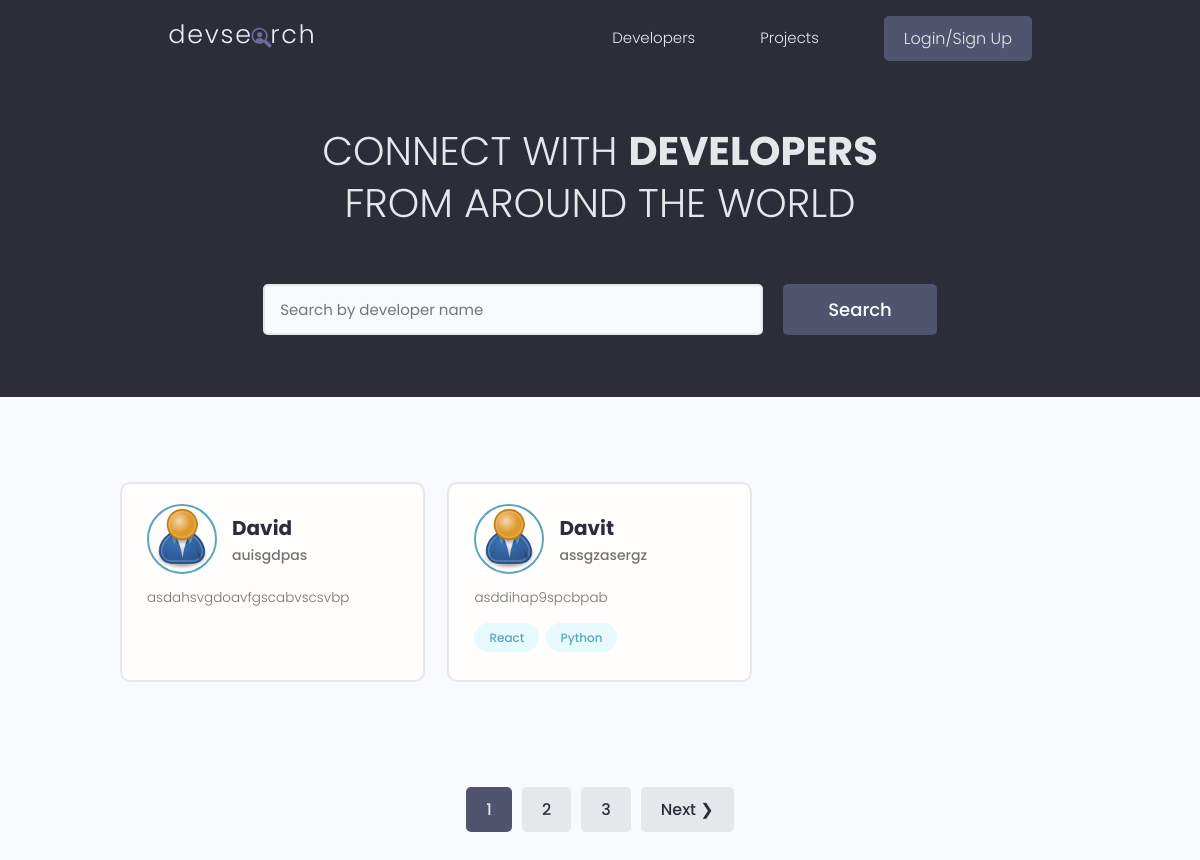
/users/, run on the app's committed database.
### users/models.py (models this page shows, shortened)
class Profile(models.Model):
    user = models.OneToOneField(User, on_delete=models.CASCADE, null=True, blank=True)
    name = models.CharField(max_length=100, null=True, blank=True)
    username = models.CharField(max_length=100, null=True, blank=True)
    email = models.EmailField(max_length=100, null=True, blank=True)
    bio = models.TextField(max_length=500, blank=True)
    location = models.CharField(max_length=30, blank=True)
    short_intro = models.CharField(max_length=200, null=True, blank=True)
    profile_image = models.ImageField(upload_to='profiles/', blank=True, null=True, default='profiles/default.jpg')
    social_github = models.CharField(max_length=100, null=True, blank=True)
    social_youtube = models.CharField(max_length=100, null=True, blank=True)
    social_website = models.CharField(max_length=100, null=True, blank=True)
    social_linkedin = models.CharField(max_length=100, null=True, blank=True)
    id = models.UUIDField(primary_key=True, default=uuid.uuid4, editable=False)
    class Meta:
        ordering = ['name']

class Skill(models.Model):
    owner = models.ForeignKey(Profile, on_delete=models.CASCADE, null=True, blank=True)
    name = models.CharField(max_length=100, null=True, blank=True)
    description = models.TextField(max_length=500, blank=True)
    created = models.DateTimeField(auto_now_add=True)
    id = models.UUIDField(primary_key=True, default=uuid.uuid4, editable=False)
    def __str__(self):
        return self.name or ''

### users/views.py (the view)
# urls.py: path('', views.profiles, name='profiles'),
def profiles(request):
    profiles, search_query = searchProfiles(request)
    custom_range, profiles = paginateProfiles(request, profiles, 2)
    context = { "profiles": profiles, "search_query": search_query, "custom_range": custom_range}
    return render(request, 'users/profiles.html', context)

### users/utils.py (called while the page is built)
def searchProfiles(request):
    search_query = ''
    if request.GET.get('search_query'):
        search_query = request.GET.get('search_query')
    skills = Skill.objects.filter(name__icontains=search_query)
    profiles = Profile.objects.distinct().filter(
        Q(name__icontains=search_query) |
        Q(short_intro__icontains=search_query) |
        Q(skill__in=skills)
        )
    return profiles, search_query

def paginateProfiles(request, profiles, results):
    page = request.GET.get('page')
    paginator = Paginator(profiles, results)
    try:
        if not page:
            page = 1
        profiles = paginator.get_page(page)
    except EmptyPage:
        page = paginator.num_pages
        profiles = paginator.get_page(page)
    leftIndex = int(page) - 4
    if leftIndex < 1:
        leftIndex = 1
    rightIndex = int(page) + 5
    if rightIndex > paginator.num_pages:
        rightIndex = paginator.num_pages + 1
    custom_range = range(leftIndex, rightIndex)
    return custom_range, profiles

### users/templates/users/profiles.html (shortened to what this page needs)
{% extends 'main.html' %}
{% block content %}
<main class="home">
    <section class="hero-section text-center">
        <div class="container container--narrow">
            <div class="hero-section__box">
                <h2>CONNECT WITH <span>DEVELOPERS</span></h2>
                <h2>FROM AROUND THE WORLD</h2>
            </div>
            <div class="hero-section__search">
                <form id="searchForm" class="form" action="{% url 'profiles' %}" method="get">
                    <div class="form__field">
                        <input class="input input--text" id="formInput#search" type="text" name="search_query"
                            value="{{search_query}}" placeholder="Search by developer name" />
                    </div>
                    <input class="btn btn--sub btn--lg" type="submit" value="Search" />
                </form>
            </div>
        </div>
    </section>
    <section class="devlist">
        <div class="container">
            <div class="grid grid--three">
                {% for profile in profiles %}
                <div class="column card">
                    <div class="dev">
                        <a href="{% url 'user-profile' profile.id %}" class="card__body">
                            <div class="dev__profile">
                                <img class="avatar avatar--md" src="{{ profile.profile_image.url }}" alt="image" />
                                <div class="dev__meta">
                                    <h3>{{profile.name}}</h3>
                                    <h5>{{profile.short_intro|slice:"60"}}</h5>
                                </div>
                            </div>
                            <p class="dev__info">{{profile.bio|slice:"150"}}</p>
                            <div class="dev__skills">
                                {% for skill in profile.skill_set.all|slice:"5" %}
                                <span class="tag tag--pill tag--main">
                                    <small>{{skill}}</small>
                                </span>
                                {% endfor %}
                            </div>
                        </a>
                    </div>
                </div>
                {% endfor %}
            </div>
        </div>
    </section>
    {% include 'pagination.html' with queryset=profiles custom_range=custom_range %}
</main>
{% endblock content %}

### static/styles/app.css (style rules this page uses)
:root { --color-sub: #2d2d39; }
.btn--sub { background-color: var(--color-sub-light); }
.card { border: 2px solid var(--color-light); }
img { width: 100%; }
.hero-section { height: 40vh; display: flex; align-items: center; background-color: var(--color-sub); }
.hero-section__box { margin-bottom: 4rem; }
.hero-section__box > h2, .hero-section__box > h2 > span { font-size: 4rem; color: var(--color-light); line-height: 1.3; text-transform: uppercase; }
.hero-section__box > h2 { font-weight: 300; }
.hero-section__box > h2 > span { font-weight: 700; }
.hero-section__search > .form { display: flex; align-items: center; justify-content: center; gap: 2rem; }
.hero-section__search > .form input.input--text { width: 50rem; }
.devlist { margin-top: 8rem; }
.devlist .grid { align-items: stretch; }
.devlist .dev .dev__profile { display: flex; align-items: center; gap: 1.5rem; }
.devlist .dev .dev__meta h3 { color: var(--color-sub); font-size: 2rem; font-weight: 700; }
.devlist .dev .dev__meta h5 { color: var(--color-text); font-size: 1.4rem; font-weight: 500; }
.devlist .dev .dev__info { margin: 1.5rem 0; font-size: 1.35rem; line-height: 1.4; text-align: justify; }

### static/uikit/styles/modules/_variables.css (style rules this page uses)
:root { --color-main: #5aa5b9; --color-main-light: #e6faff; --color-sub: #3f4156; --color-sub-light: #51546e; --color-sub-lighter: #ededfd; --color-text: #737373; --color-gray: #8b8b8b; --color-light: #e5e7eb; --color-light-gray: #767676; --color-bg: #f8fafd; --color-white: #fffefd; --color-white-light: #f3f3f3; --color-success: #359e64; --color-success-bg: #def8e8; --color-error: #fc4b0b; --color-error-bg: #fff2ee; --font-base: 'Poppins', arial, helvetica, 'Segoe UI', roboto, ubuntu, sans-serif; --font-monospace: 'Fira Code', 'Courier New', courier, monospace; --font-regular: 300; --font-medium: 500; --font-bold: 700; --generic-shadow: 1px 1px 5px #00000010; --generic-transition: all 0.3s ease-in-out; }

### static/uikit/styles/modules/_base.css (style rules this page uses)
* { margin: 0; padding: 0; box-sizing: border-box; text-rendering: optimizeLegibility; color: inherit; font-size: inherit; }
html { font-size: 50%; }
@media only screen and (min-width: 480px) { html { font-size: 56.25%; } }
@media only screen and (min-width: 1200px) { html { font-size: 62.5%; } }
body { line-height: 1.6; font-weight: 400; font-size: 1.5rem; color: var(--color-text); background-color: var(--color-bg); min-height: 100vh; }

### static/uikit/styles/modules/_typography.css (style rules this page uses)
* { font-family: var(--font-base); }
h2 { font-size: 3.6rem; font-weight: var(--font-bold); }
h3 { font-size: 3.2rem; font-weight: var(--font-medium); }
h5 { font-size: 2.4rem; font-weight: var(--font-medium); }
h5, h6 { font-weight: var(--font-regular); }
p, span, strong { font-size: 1.6rem; color: var(--color-text); font-weight: var(--font-regular); }
a { padding-bottom: 2px; text-decoration: none; display: inline-block; color: var(--color-main); font-weight: var(--font-medium); }

### static/uikit/styles/modules/_utilities.css (style rules this page uses)
.container { width: 92%; max-width: 165rem; margin: 0 auto; box-sizing: border-box; }
.container--narrow { width: 92%; max-width: 120rem; }
@media screen and (min-width: 1000px) { .container { width: 90%; } }
@media screen and (min-width: 1000px) { .container--narrow { width: 85%; } }
@media screen and (min-width: 1200px) { .container { width: 80%; } }
@media screen and (min-width: 1200px) { .container--narrow { width: 72%; } }
.text-center { text-align: center; }

### static/uikit/styles/modules/_avatar.css (style rules this page uses)
.avatar { border-radius: 50%; border: 2px solid var(--color-main); object-fit: cover; }
.avatar--md { height: 7rem; width: 7rem; }

### static/uikit/styles/modules/_button.css (style rules this page uses)
.btn { display: inline-block; position: relative; cursor: pointer; background-color: var(--color-light); font-weight: var(--font-medium); color: var(--color-sub); text-decoration: none; padding: 1rem 2rem; border-radius: 0.5rem; border: none; width: -webkit-fit-content; width: -moz-fit-content; width: fit-content; height: -webkit-fit-content; height: -moz-fit-content; height: fit-content; font-size: 1.6rem; outline-width: 0; outline-color: transparent; -webkit-backface-visibility: hidden; backface-visibility: hidden; transition: all 0.3s ease-in-out; }
.btn--sub { background-color: var(--color-sub); color: var(--color-white); }
.btn--lg { font-size: 1.8rem; padding: 1.2rem 4.5rem; }

### static/uikit/styles/modules/_card.css (style rules this page uses)
.card { border-radius: 1rem; background-color: var(--color-white); border: 1.5px solid var(--color-light); width: auto; height: auto; margin-top: 0.5rem; margin-bottom: 0.5rem; overflow: hidden; }
.card__body, .card__header { padding: 2rem 2.5rem; }

### data on the page
Profile: profile_image (placeholder picture), name "David", short_intro "auisgdpas", bio "asdahsvgdoavfgscabvscsvbp"
Profile: profile_image (placeholder picture), name "Davit", short_intro "assgzasergz", bio "asddihap9spcbpab"
Skill: name "React"
Skill: name "Python"

### other printed values
{{ page }} "1"
{{ page }} "2" "3"
